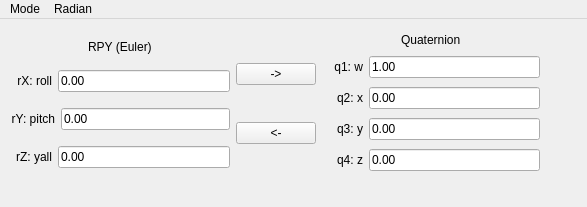
<?xml version="1.0" encoding="UTF-8"?>
<ui version="4.0">
 <class>MainWindow</class>
 <widget class="QMainWindow" name="MainWindow">
  <property name="geometry">
   <rect>
    <x>0</x>
    <y>0</y>
    <width>587</width>
    <height>207</height>
   </rect>
  </property>
  <property name="windowTitle">
   <string>MainWindow</string>
  </property>
  <widget class="QWidget" name="centralWidget">
   <widget class="QWidget" name="horizontalLayoutWidget">
    <property name="geometry">
     <rect>
      <x>0</x>
      <y>0</y>
      <width>551</width>
      <height>171</height>
     </rect>
    </property>
    <layout class="QHBoxLayout" name="horizontalLayout">
     <item>
      <layout class="QVBoxLayout" name="verticalLayout_2">
       <item alignment="Qt::AlignHCenter">
        <widget class="QLabel" name="rpy_label">
         <property name="sizePolicy">
          <sizepolicy hsizetype="Preferred" vsizetype="Fixed">
           <horstretch>0</horstretch>
           <verstretch>0</verstretch>
          </sizepolicy>
         </property>
         <property name="text">
          <string>RPY (Euler)</string>
         </property>
        </widget>
       </item>
       <item>
        <layout class="QGridLayout" name="rX_group">
         <item row="0" column="1">
          <widget class="QLineEdit" name="rX">
           <property name="text">
            <string>0.00</string>
           </property>
          </widget>
         </item>
         <item row="0" column="0">
          <widget class="QLabel" name="rX_label">
           <property name="sizePolicy">
            <sizepolicy hsizetype="Minimum" vsizetype="Preferred">
             <horstretch>0</horstretch>
             <verstretch>0</verstretch>
            </sizepolicy>
           </property>
           <property name="minimumSize">
            <size>
             <width>41</width>
             <height>0</height>
            </size>
           </property>
           <property name="text">
            <string>rX: roll</string>
           </property>
           <property name="alignment">
            <set>Qt::AlignRight|Qt::AlignTrailing|Qt::AlignVCenter</set>
           </property>
          </widget>
         </item>
        </layout>
       </item>
       <item>
        <layout class="QGridLayout" name="rY_group">
         <item row="0" column="1">
          <widget class="QLineEdit" name="rY">
           <property name="text">
            <string>0.00</string>
           </property>
          </widget>
         </item>
         <item row="0" column="0">
          <widget class="QLabel" name="rY_label">
           <property name="sizePolicy">
            <sizepolicy hsizetype="Minimum" vsizetype="Preferred">
             <horstretch>0</horstretch>
             <verstretch>0</verstretch>
            </sizepolicy>
           </property>
           <property name="minimumSize">
            <size>
             <width>41</width>
             <height>0</height>
            </size>
           </property>
           <property name="text">
            <string>rY: pitch</string>
           </property>
           <property name="alignment">
            <set>Qt::AlignRight|Qt::AlignTrailing|Qt::AlignVCenter</set>
           </property>
          </widget>
         </item>
        </layout>
       </item>
       <item>
        <layout class="QGridLayout" name="rZ_group">
         <item row="0" column="1">
          <widget class="QLineEdit" name="rZ">
           <property name="text">
            <string>0.00</string>
           </property>
          </widget>
         </item>
         <item row="0" column="0">
          <widget class="QLabel" name="rZ_label">
           <property name="sizePolicy">
            <sizepolicy hsizetype="Minimum" vsizetype="Preferred">
             <horstretch>0</horstretch>
             <verstretch>0</verstretch>
            </sizepolicy>
           </property>
           <property name="minimumSize">
            <size>
             <width>41</width>
             <height>0</height>
            </size>
           </property>
           <property name="text">
            <string>rZ: yall</string>
           </property>
           <property name="alignment">
            <set>Qt::AlignRight|Qt::AlignTrailing|Qt::AlignVCenter</set>
           </property>
          </widget>
         </item>
        </layout>
       </item>
      </layout>
     </item>
     <item>
      <layout class="QVBoxLayout" name="button_group">
       <property name="spacing">
        <number>4</number>
       </property>
       <property name="rightMargin">
        <number>0</number>
       </property>
       <item alignment="Qt::AlignRight">
        <widget class="QPushButton" name="euler_to_quaternion">
         <property name="text">
          <string>-&gt;</string>
         </property>
        </widget>
       </item>
       <item alignment="Qt::AlignRight">
        <widget class="QPushButton" name="quaternion_to_euler">
         <property name="text">
          <string>&lt;-</string>
         </property>
        </widget>
       </item>
      </layout>
     </item>
     <item>
      <layout class="QVBoxLayout" name="verticalLayout">
       <item alignment="Qt::AlignHCenter">
        <widget class="QLabel" name="quaternion_label">
         <property name="sizePolicy">
          <sizepolicy hsizetype="Preferred" vsizetype="Fixed">
           <horstretch>0</horstretch>
           <verstretch>0</verstretch>
          </sizepolicy>
         </property>
         <property name="text">
          <string>Quaternion</string>
         </property>
        </widget>
       </item>
       <item>
        <layout class="QGridLayout" name="q1_group">
         <item row="0" column="1">
          <widget class="QLineEdit" name="q1">
           <property name="text">
            <string>1.00</string>
           </property>
          </widget>
         </item>
         <item row="0" column="0">
          <widget class="QLabel" name="q1_label">
           <property name="sizePolicy">
            <sizepolicy hsizetype="Minimum" vsizetype="Preferred">
             <horstretch>0</horstretch>
             <verstretch>0</verstretch>
            </sizepolicy>
           </property>
           <property name="minimumSize">
            <size>
             <width>41</width>
             <height>0</height>
            </size>
           </property>
           <property name="text">
            <string>q1: w</string>
           </property>
           <property name="alignment">
            <set>Qt::AlignRight|Qt::AlignTrailing|Qt::AlignVCenter</set>
           </property>
          </widget>
         </item>
        </layout>
       </item>
       <item>
        <layout class="QGridLayout" name="q2_group">
         <item row="0" column="1">
          <widget class="QLineEdit" name="q2">
           <property name="text">
            <string>0.00</string>
           </property>
          </widget>
         </item>
         <item row="0" column="0" alignment="Qt::AlignHCenter">
          <widget class="QLabel" name="q2_label">
           <property name="sizePolicy">
            <sizepolicy hsizetype="Minimum" vsizetype="Preferred">
             <horstretch>0</horstretch>
             <verstretch>0</verstretch>
            </sizepolicy>
           </property>
           <property name="minimumSize">
            <size>
             <width>41</width>
             <height>0</height>
            </size>
           </property>
           <property name="text">
            <string>q2: x</string>
           </property>
           <property name="alignment">
            <set>Qt::AlignRight|Qt::AlignTrailing|Qt::AlignVCenter</set>
           </property>
          </widget>
         </item>
        </layout>
       </item>
       <item>
        <layout class="QGridLayout" name="q3_group">
         <item row="0" column="1">
          <widget class="QLineEdit" name="q3">
           <property name="text">
            <string>0.00</string>
           </property>
          </widget>
         </item>
         <item row="0" column="0">
          <widget class="QLabel" name="q3_label">
           <property name="sizePolicy">
            <sizepolicy hsizetype="Minimum" vsizetype="Preferred">
             <horstretch>0</horstretch>
             <verstretch>0</verstretch>
            </sizepolicy>
           </property>
           <property name="minimumSize">
            <size>
             <width>41</width>
             <height>0</height>
            </size>
           </property>
           <property name="text">
            <string>q3: y</string>
           </property>
           <property name="alignment">
            <set>Qt::AlignRight|Qt::AlignTrailing|Qt::AlignVCenter</set>
           </property>
          </widget>
         </item>
        </layout>
       </item>
       <item>
        <layout class="QGridLayout" name="q4_group">
         <item row="0" column="1">
          <widget class="QLineEdit" name="q4">
           <property name="text">
            <string>0.00</string>
           </property>
          </widget>
         </item>
         <item row="0" column="0" alignment="Qt::AlignRight">
          <widget class="QLabel" name="q4_label">
           <property name="sizePolicy">
            <sizepolicy hsizetype="Minimum" vsizetype="Preferred">
             <horstretch>0</horstretch>
             <verstretch>0</verstretch>
            </sizepolicy>
           </property>
           <property name="minimumSize">
            <size>
             <width>41</width>
             <height>0</height>
            </size>
           </property>
           <property name="text">
            <string>q4: z</string>
           </property>
           <property name="alignment">
            <set>Qt::AlignRight|Qt::AlignTrailing|Qt::AlignVCenter</set>
           </property>
          </widget>
         </item>
        </layout>
       </item>
      </layout>
     </item>
    </layout>
   </widget>
  </widget>
  <widget class="QMenuBar" name="menuBar">
   <property name="geometry">
    <rect>
     <x>0</x>
     <y>0</y>
     <width>587</width>
     <height>20</height>
    </rect>
   </property>
   <widget class="QMenu" name="menuMode">
    <property name="title">
     <string>Mode</string>
    </property>
    <addaction name="actionXYZ"/>
    <addaction name="actionZXY"/>
    <addaction name="actionYZX"/>
   </widget>
   <widget class="QMenu" name="menuRadian">
    <property name="title">
     <string>Radian</string>
    </property>
    <addaction name="actionRadians"/>
    <addaction name="actionDegrees"/>
   </widget>
   <addaction name="menuMode"/>
   <addaction name="menuRadian"/>
  </widget>
  <action name="actionXYZ">
   <property name="text">
    <string>XYZ</string>
   </property>
  </action>
  <action name="actionZXY">
   <property name="text">
    <string>ZXY</string>
   </property>
  </action>
  <action name="actionYZX">
   <property name="text">
    <string>YZX</string>
   </property>
  </action>
  <action name="actionRadians">
   <property name="text">
    <string>Radians</string>
   </property>
  </action>
  <action name="actionDegrees">
   <property name="text">
    <string>Degrees</string>
   </property>
  </action>
 </widget>
 <layoutdefault spacing="6" margin="11"/>
 <resources/>
 <connections/>
</ui>
